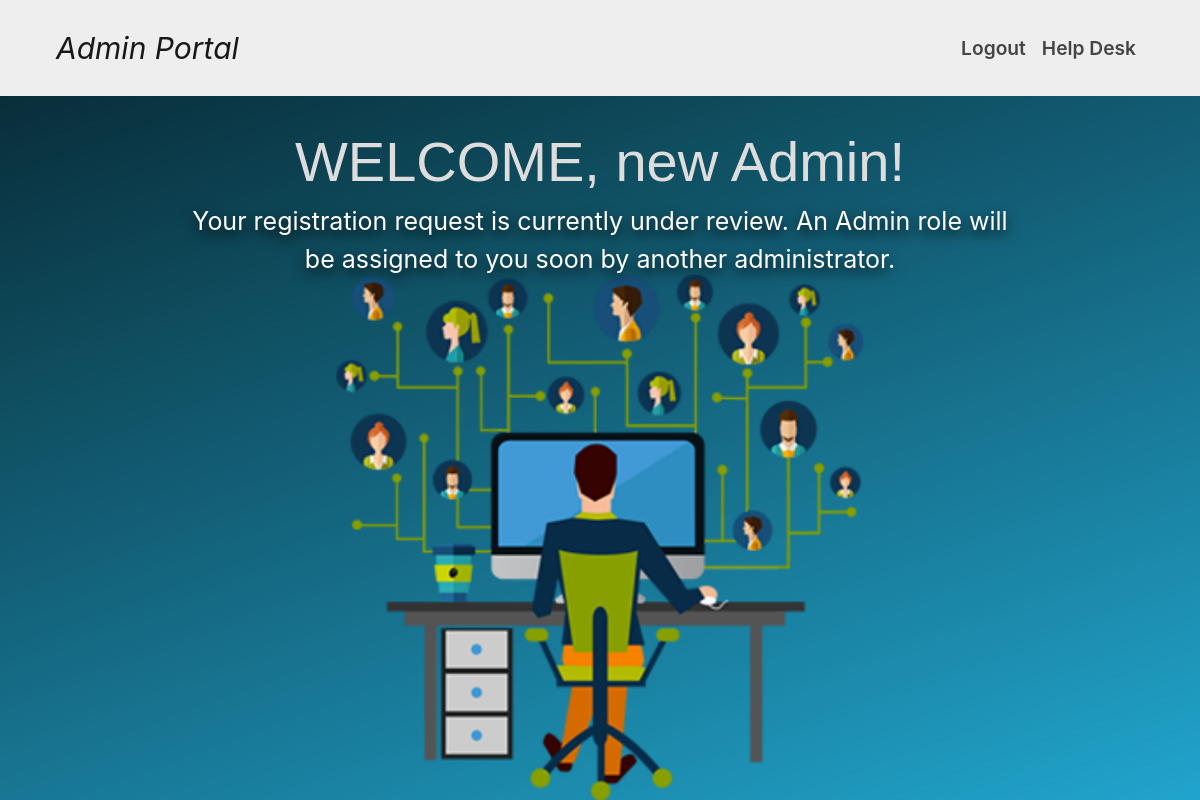
The app's page / (signed in), older data.
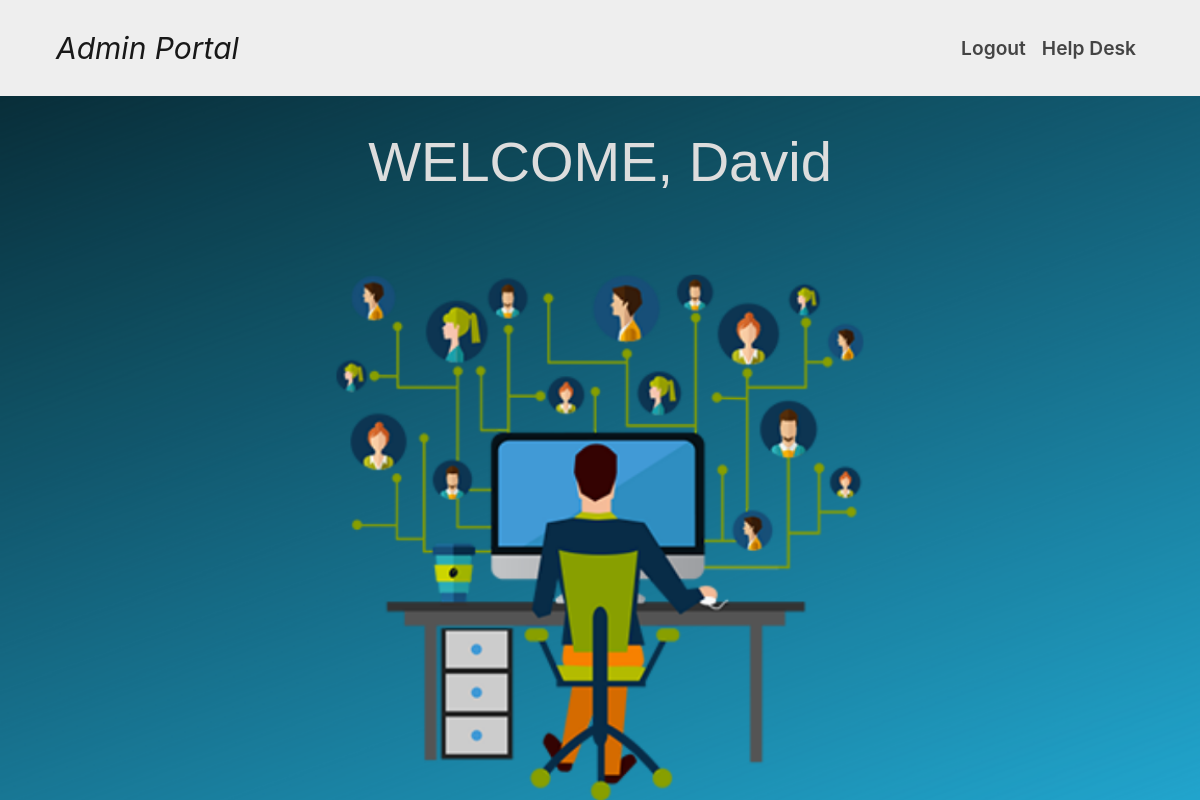
The same page, newer data.
### Administrator/models.py (models this page shows, shortened)
class Administrator(models.Model):
    user = models.OneToOneField(
        get_user_model(),
        on_delete=models.CASCADE,
        unique=True)
    first_name = models.CharField(max_length=50, blank=False, null=False)
    last_name = models.CharField(max_length=50, blank=False, null=False)
    email = models.EmailField(unique=True)
    role = models.CharField(max_length=11, choices=ROLES)

### Portal/views.py (the view)
# urls.py: path('', homePage, name='Home'),
def homePage(request):
    context = {}
    context['request'] = 'request'
    new_users = len(User.objects.filter(administrator=None)) > 0
    if request.user.username:
        userInstance = User.objects.get(username=request.user)
        print("Current user: " + str(userInstance)) #DEBUG
        isAdmin = len(Administrator.objects.filter(user=userInstance)) > 0
        print("Is this user an Admin? " + str(isAdmin)) #DEBUG
        if isAdmin:
            first_name = Administrator.objects.get(user=userInstance).first_name
            print("Admin first name: " + str(first_name)) #DEBUG
            context['title'] = 'Home'
            context['first_name'] = first_name
            context['isAdmin'] = isAdmin
            context['new_users'] = new_users
            return render(request, 'Portal/homePage.html', context)
        else :
            return render(request, 'Portal/homePage.html', {
                'title': 'Home'})
    else:
        return render(request, 'Portal/homePage.html', {'title': 'Home'})

### Portal/templates/Portal/homePage.html (shortened to what this page needs)
{% extends "Portal/base.html" %}
{% load static %}
{% block content %}
<div id="backgroundimg1">
    <div class="jumbotron">
        {% if not user.is_authenticated %}
        <h1 class="display-4"> WELCOME</h1>
        <p class="lead" style="color: white; font-size: 25px !important;">
            Please use the links above to login your your Administrator Portal or to
            register</br> now (Admin registration is subject to approval and role
            assignment by another Admin)
        </p>
        {% else %}
            {% if isAdmin %}
            <h1 class="display-4">WELCOME, {{ first_name }}</h1>
            {% endif %}
            {% if not isAdmin %}
            <h1 class="display-4"> WELCOME, new Admin!</h1>
            <p class="lead" style="color: white; font-size: 25px !important;">
                Your registration request is currently
                under review. An Admin role will</br>be assigned
                to you soon by another administrator.
            </p>
            {% endif %}
        {% endif %}
    </div>
</div>
{% endblock %}

### Portal/templates/Portal/base.html (shortened to what this page needs)
<!DOCTYPE html>
<html lang="en">
<head>
  {% load static %}
  {% load custom_tags %}
  <link rel="stylesheet" href="https://stackpath.bootstrapcdn.com/bootstrap/4.3.1/css/bootstrap.min.css">
  <link rel="stylesheet" type="text/css" href="{% static 'Portal/main.css' %}">
</head>
<body>
    <div class="container" id="top-bar-container ">
        <nav class="navbar navbar-expand-lg navbar-light fixed-top" role="navigation" id="top-navbar">
          <a class="navbar-brand" href="{% url 'Home' %}">
            Admin Portal</a>
          <div class="collapse navbar-collapse justify-content-end" id="navbarToggle">
            <ul class="navbar-nav mt-2 mt-lg-0">
                {% if user.is_authenticated %}
                    <li class="nav-item">
                        <a class="nav-link" href="{% url 'logout' %}">Logout</a>
                    </li>
                {% endif %}
                <li class="nav-item">
                    <a class="nav-link" href="{% url 'redirect-success' %}"> Help Desk</a>
                </li>
            </ul>
          </div>
        </nav>
    </div>
    <div class="window">
      {% block content %}
      {% endblock %}
    </div>
</body>
</html>

### Portal/static/Portal/main.css (style rules this page uses)
html, body { height: 100%; }
#top-navbar { background-color: #EEE !important; height: 12vh; overflow: hidden !important; }
.navbar-brand { padding-left: 40px; font-size: 30px !important; font-style: italic !important; text-align: bottom !important; }
.navbar-nav { padding: 0 40px 0 20px !important; }
.nav-link { font-size: 120% !important; color: #444 !important; font-weight: 600 !important; }
.window { height: 100%; width: 100% !important; }
#backgroundimg1 { background-image: url("background.png"); background-size: cover; background-attachment: fixed; background-position: top; background-clip: border-box; background-repeat: no-repeat; padding-top: 18vh; height: 100vh; width: 100% !important; overflow-y: scroll !important; text-align: center; }
.container { background-color: rgba(109, 84, 75, 0.6) !important; box-shadow: 0px 7px 10px #000 !important; border-radius: 9px !important; }
.jumbotron { background-color: transparent !important; display: table !important; margin: 0 auto !important; position: relative; top: -10vh; }
.display-4 { font-family: "Gill Sans", sans-serif; color: #ddd !important; font-weight: 500 !important; }

Row changes from the older to the newer data that the page shows:
now on this page (row edited): Administrator: first_name "David"
Text that changed along with them:
text no longer shown: "WELCOME, new Admin! Your registration request is currently under review. An Admin role will be assigned to you soon by another administrator."
text now shown: "WELCOME,"
